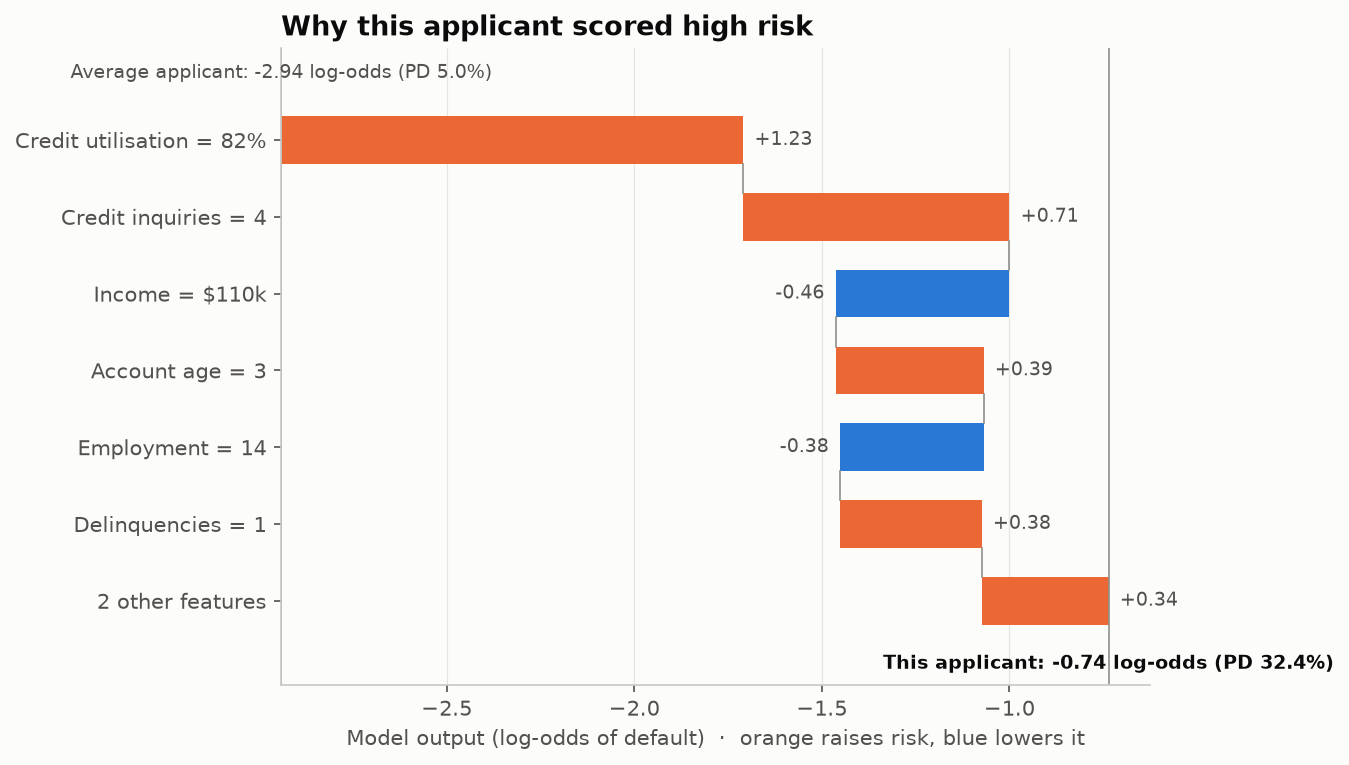

Here is the Python script that generated this plot:
"""
SHAP Waterfall (one prediction explained)  -  family: Machine learning

DESIGN PURPOSE
Explains a single prediction as a walk from the model's average output to this
case's output. Each bar is one feature's contribution (its SHAP value), sorted
by size, so the reader sees which facts about this applicant pushed the risk
up and which pulled it down, and by how much.

WHEN TO USE
  - Explain an individual decision to a customer, analyst or regulator (why
    was this loan declined?)
  - Audit surprising predictions case by case
  - Complement global importance charts with a concrete example

AVOID WHEN
  - You need the model's overall behaviour (use a SHAP summary or permutation
    importance)
  - Features are strongly correlated and the model is non-linear; attributions
    then depend on modelling choices and need care
  - More than about ten features matter; fold the rest into one bar

ALTERNATIVES
  - SHAP summary (beeswarm) for the whole dataset
  - SHAP dependence plot for one feature
  - Reason codes table (the top 3–4 contributions in words)

REFERENCE
  - Lundberg, S. M. et al. (2020). From local explanations to global
    understanding with explainable AI for trees. Nature Machine Intelligence
    2, 56–67. https://doi.org/10.1038/s42256-019-0138-9

EXAMPLE
A simulated credit-default model (logistic regression on 8 applicant features,
trained on 5,000 synthetic applicants), explaining one high-risk applicant.

Run:  python shap_waterfall.py
"""
import sys
from pathlib import Path

import numpy as np
import pandas as pd
import matplotlib.pyplot as plt

# Library style: categorical colors in fixed order, recessive axes, hairline grid.
PALETTE = ["#2a78d6", "#eb6834", "#1baf7a", "#eda100",
           "#e87ba4", "#008300", "#6250d6", "#e34948"]
SEQ_CMAP = "Blues"      # sequential: one hue, light -> dark
DIV_CMAP = "RdBu_r"     # diverging: two opposite hues, neutral midpoint
GRAY = "#b8b7b1"        # de-emphasised marks
plt.rcParams.update({
    "figure.figsize": (8, 4.8), "figure.dpi": 110, "figure.facecolor": "#fcfcfb",
    "axes.facecolor": "#fcfcfb", "axes.edgecolor": "#c9c8c3", "axes.linewidth": 0.8,
    "axes.spines.top": False, "axes.spines.right": False,
    "axes.grid": True, "grid.color": "#e6e5e1", "grid.linewidth": 0.6, "axes.axisbelow": True,
    "axes.prop_cycle": plt.cycler(color=PALETTE),
    "axes.titlesize": 13, "axes.titleweight": "bold", "axes.titlelocation": "left",
    "axes.labelcolor": "#52514e", "xtick.color": "#52514e", "ytick.color": "#52514e",
    "text.color": "#0b0b0b", "font.size": 10, "lines.linewidth": 2,
    "legend.frameon": False,
})

from sklearn.linear_model import LogisticRegression

# --- Example data ------------------------------------------------------------
rng = np.random.default_rng(5)
n = 5000
X = pd.DataFrame({
    "Credit utilisation (%)": rng.uniform(0, 100, n),
    "Debt-to-income (%)": rng.normal(30, 10, n).clip(0, 80),
    "Delinquencies (2 yrs)": rng.poisson(0.3, n),
    "Income ($k)": rng.lognormal(np.log(65), 0.4, n),
    "Account age (yrs)": rng.gamma(3, 3, n),
    "Credit inquiries (6 mo)": rng.poisson(1.2, n),
    "Loan amount ($k)": rng.lognormal(np.log(18), 0.5, n),
    "Employment (yrs)": rng.gamma(2, 3, n),
})
beta_true = np.array([0.035, 0.04, 0.6, -0.012, -0.08, 0.25, 0.012, -0.05])
logit = -3.0 + (X - X.mean()).to_numpy() @ beta_true
default = rng.binomial(1, 1 / (1 + np.exp(-logit)))
model = LogisticRegression(C=1e6, max_iter=5000).fit(X, default)

applicant = pd.Series({"Credit utilisation (%)": 82, "Debt-to-income (%)": 41, "Delinquencies (2 yrs)": 1,
                       "Income ($k)": 110, "Account age (yrs)": 3, "Credit inquiries (6 mo)": 4,
                       "Loan amount ($k)": 35, "Employment (yrs)": 14})
# Exact SHAP values for a linear model with independent features: beta_j * (x_j - E[x_j]), in log-odds.
shap = pd.Series(model.coef_[0] * (applicant - X.mean()).to_numpy(), index=X.columns)
base = model.intercept_[0] + model.coef_[0] @ X.mean().to_numpy()
pd.DataFrame({"value": applicant, "SHAP (log-odds)": shap.round(3)}).sort_values("SHAP (log-odds)")

# --- Plot --------------------------------------------------------------------
sigmoid = lambda z: 1 / (1 + np.exp(-z))
fmt = {"Credit utilisation (%)": "{:.0f}%", "Debt-to-income (%)": "{:.0f}%", "Income ($k)": "${:.0f}k",
       "Loan amount ($k)": "${:.0f}k"}
order = shap.abs().sort_values(ascending=False).index
top, rest = order[:6], order[6:]
rows = [(f"{f.split(' (')[0]} = {fmt.get(f, '{:g}').format(applicant[f])}", shap[f]) for f in top]
rows.append((f"{len(rest)} other features", shap[rest].sum()))

fig, ax = plt.subplots(figsize=(9, 5.2))
start = base
for i, (label, v) in enumerate(rows):
    color = PALETTE[1] if v > 0 else PALETTE[0]
    ax.barh(i, v, left=start, height=0.62, color=color)
    ax.text(start + v + (0.03 if v > 0 else -0.03), i, f"{v:+.2f}", va="center",
            ha="left" if v > 0 else "right", fontsize=9, color="#52514e")
    if i < len(rows) - 1:
        ax.plot([start + v] * 2, [i + 0.31, i + 0.69], color="#8f8e88", linewidth=0.8)
    start += v
ax.set_yticks(range(len(rows)), [r[0] for r in rows])
ax.invert_yaxis()
for x in (base, start):
    ax.axvline(x, color="#8f8e88", linewidth=0.8)
ax.text(base, -0.75, f"Average applicant: {base:.2f} log-odds (PD {sigmoid(base):.1%})",
        ha="center", va="bottom", fontsize=9, color="#52514e")
ax.text(start, len(rows) - 0.3, f"This applicant: {start:.2f} log-odds (PD {sigmoid(start):.1%})",
        ha="center", va="top", fontsize=9, color="#0b0b0b", fontweight="bold")
ax.set_ylim(len(rows) + 0.1, -1.2)
ax.set_xlabel("Model output (log-odds of default)  ·  orange raises risk, blue lowers it")
ax.set_title("Why this applicant scored high risk")
ax.grid(axis="y", visible=False)
fig.tight_layout()

# --- Save / show -------------------------------------------------------------
out = Path(__file__).with_name(Path(__file__).stem + ".png")
fig.savefig(out, dpi=150, bbox_inches="tight")
print(f"saved {out}")
if "--no-show" not in sys.argv:
    plt.show()
